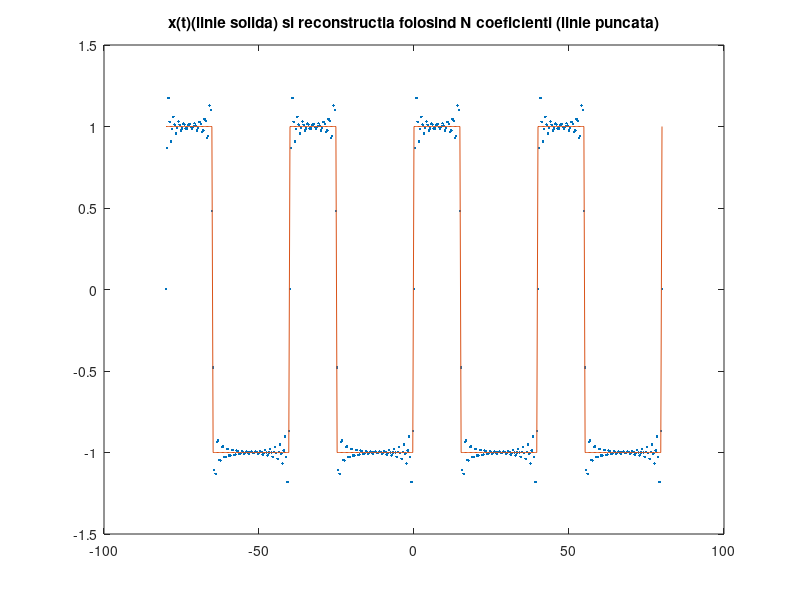
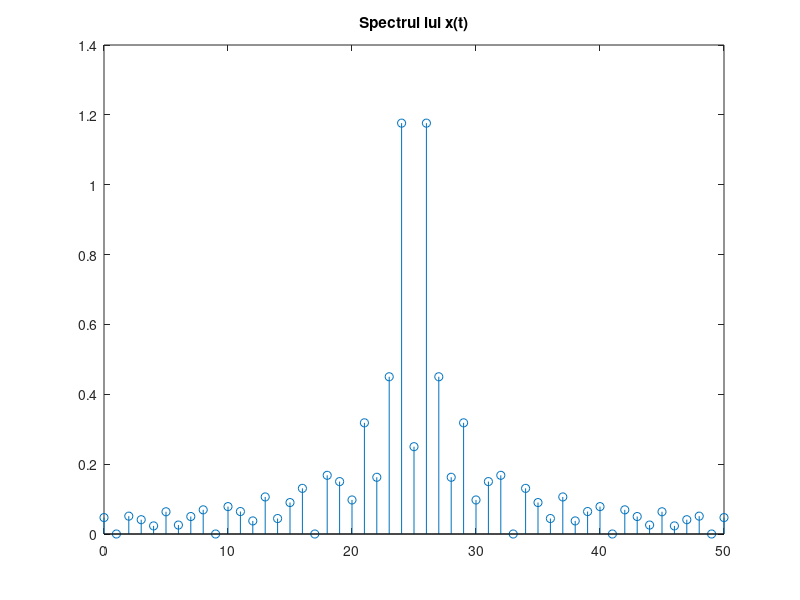

Recreate these plots in MATLAB, in order.
%Numar de ordine: 15
P = 40; %Perioada semnalului
f=1/P;
t=-2*P:0.4:2*P;
D=15;   %durata semnalului dreptunghiular in functie de numarul de ordine
duty = 37.5;      %factorul de umplere duty=D/40*100
N = 50;       %numarul de coeficienti
w0 = 2*pi/P; 
x_dr = square(w0*t,duty);        %semnalul dreptunghiular
f=@(t)square(w0*t,duty);
CC=1/P*integral(f,0,P);
Ck=zeros(1,N);
Ak=zeros(1,N);
x_modificat=0;
for k=1:1:N
   f=@(t)square(w0*t,duty).*exp(-w0*t*1j*(k-25));
   Ck(k)=1/P*integral(f,0,P);             %coeficientii SFC
   Ak(k+1)=2*abs(Ck(k));
   x_modificat=x_modificat+Ck(k)*exp(w0*t*1j*(k-25));
end 
figure(2)
Ak(26)=abs(CC);
Ak(1)=Ak(51);                    %Amplitudinea Ak
stem(0:N,Ak),title('Spectrul lui x(t)');                     %se afiseaza spectrul de valori
figure(1);
plot(t,x_modificat,'.',t,x_dr),title('x(t)(linie solida) si reconstructia folosind N coeficienti (linie puncata)');



%Conform SF (SFT, SFA si SFC) orice
%semnal periodic poate fi aproximat printr-o suma infinita de sinusuri
%si cosinusuri de diferite frecvente 
%acesti coeficienti reprezinta practic spectrul 
%semnalul reconstruit are aceeasi forma ca
%semnalul original, cu mici diferente de rigoare. Cu cat creste
%numarul  coeficientilor SF, diferenta va fi din ce in ce mai
%mica. Se observa faptul ca semnalul poate fi aproximat printr-o
%suma de sin, variatiile semnalului prezentand un caracter sinusoidal.